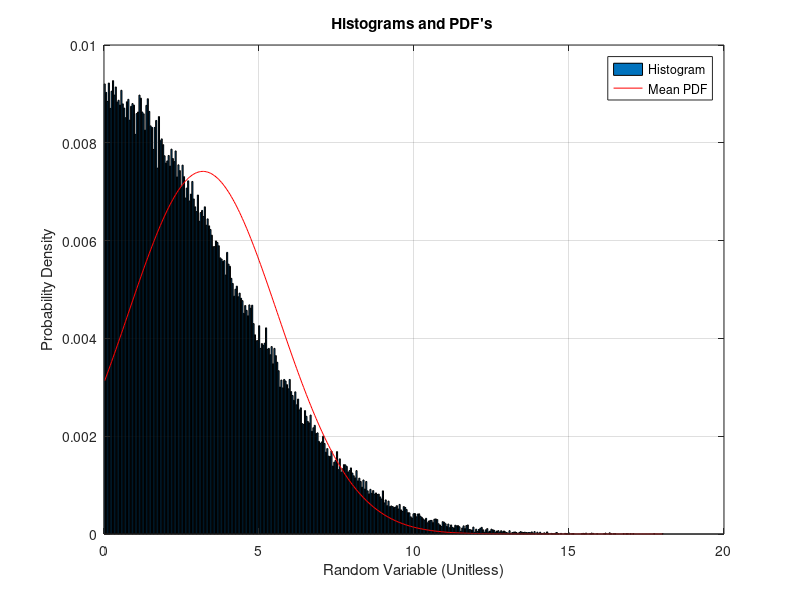
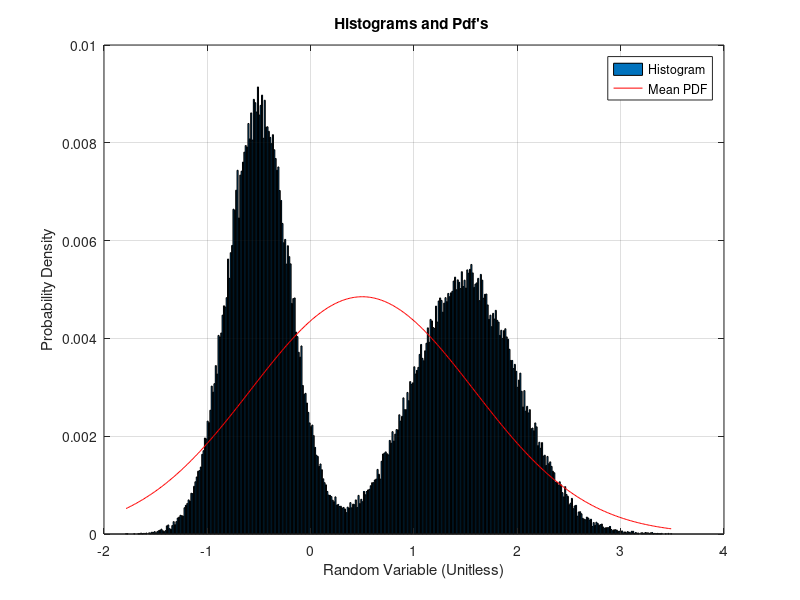
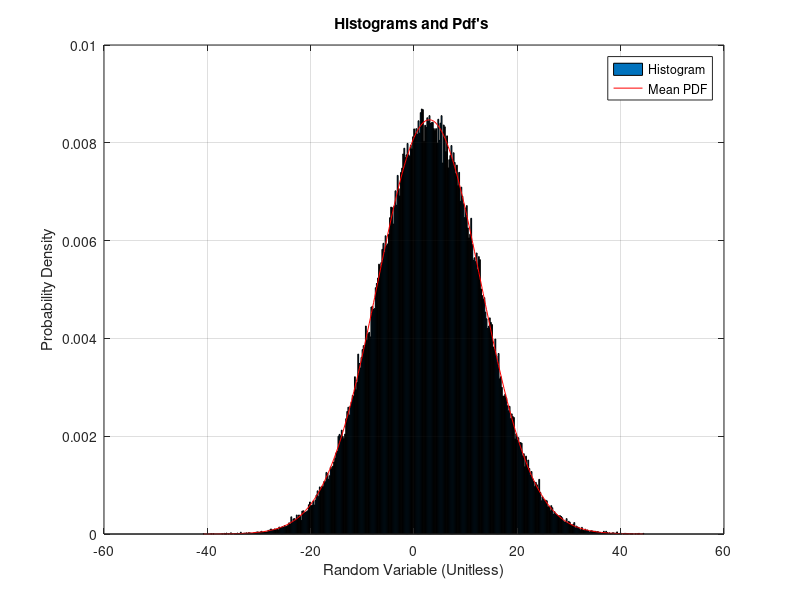
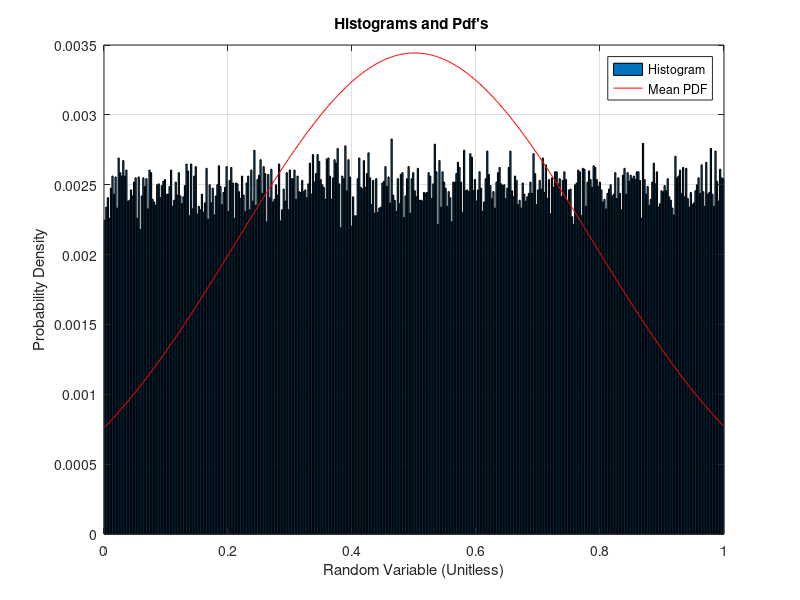

These figures' MATLAB source, in order:
% Remove variable and plots.
clear
close all

% Read in the data
load('HistogramPDF1.csv');
load('PDF1.csv');
load('HistogramPDF2.csv');
load('PDF2.csv');
load('HistogramPDF3.csv');
load('PDF3.csv');
load('HistogramPDF4.csv');
load('PDF4.csv');
load('HistogramPDF5.csv');
load('PDF5.csv');


%% 
% for row 1
% Plot the histogram estimate of the Histogram
figure(1);
bar( HistogramPDF1(:,2), HistogramPDF1(:,1) );
hold on

% Plot the pdf's using the Gaussian distribution of 90% CI
plot( PDF1(:,2), PDF1(:,1), 'r' );

title( 'Histograms and PDF''s ' );
xlabel( 'Random Variable (Unitless)' );
ylabel( 'Probability Density' );
grid
legend( 'Histogram', 'Mean PDF');
print -dpng Figure1.png
%% 
% for row 2
% Plot the histogram estimate of the Histogram
figure(2);
bar( HistogramPDF2(:,2), HistogramPDF2(:,1) );
hold on

% Plot the pdf's using the Gaussian distribution of 90% CI
plot( PDF2(:,2), PDF2(:,1), 'r' );

title( 'Histograms and Pdf''s ' );
xlabel( 'Random Variable (Unitless)' );
ylabel( 'Probability Density' );
grid
legend( 'Histogram', 'Mean PDF');
print -dpng Figure2.png

%% 
% for row 3
% Plot the histogram estimate of the Histogram
figure(3);
bar( HistogramPDF3(:,2), HistogramPDF3(:,1) );
hold on

% Plot the pdf's using the Gaussian distribution of 90% CI
plot( PDF3(:,2), PDF3(:,1), 'r' );

title( 'Histograms and Pdf''s ' );
xlabel( 'Random Variable (Unitless)' );
ylabel( 'Probability Density' );
grid
legend( 'Histogram', 'Mean PDF');
print -dpng Figure3.png

%% 
% for row 4
% Plot the histogram estimate of the Histogram
figure(4);
bar( HistogramPDF4(:,2), HistogramPDF4(:,1) );
hold on

% Plot the pdf's using the Gaussian distribution of 90% CI
plot( PDF4(:,2), PDF4(:,1), 'r' );

title( 'Histograms and Pdf''s ' );
xlabel( 'Random Variable (Unitless)' );
ylabel( 'Probability Density' );
grid
legend( 'Histogram', 'Mean PDF');
print -dpng Figure4.png

%% 
% for row 5
% Plot the histogram estimate of the Histogram
figure(5);
bar( HistogramPDF5(:,2), HistogramPDF5(:,1) );
hold on

% Plot the pdf's using the Gaussian distribution of 90% CI
plot( PDF5(:,2), PDF5(:,1), 'r' );

title( 'Histograms and Pdf''s ' );
xlabel( 'Random Variable (Unitless)' );
ylabel( 'Probability Density' );
grid
legend( 'Histogram', 'Mean PDF');
print -dpng Figure5.png
